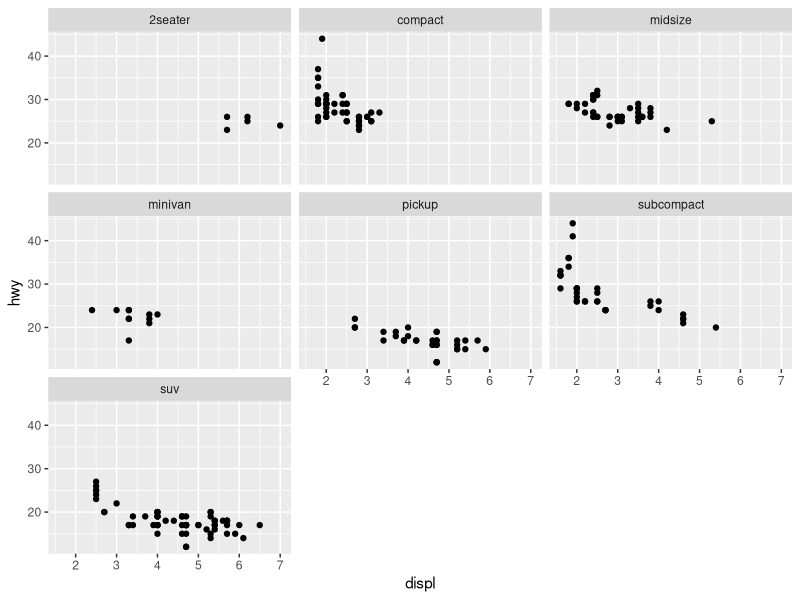
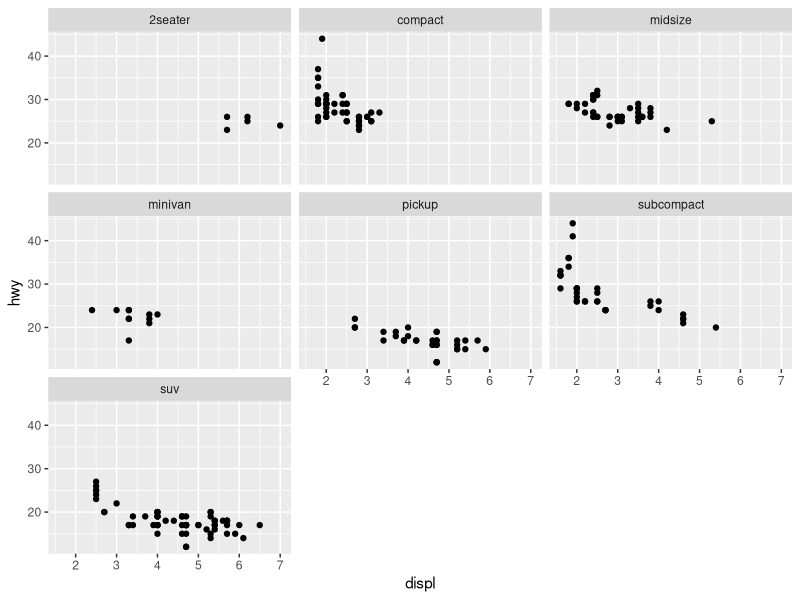
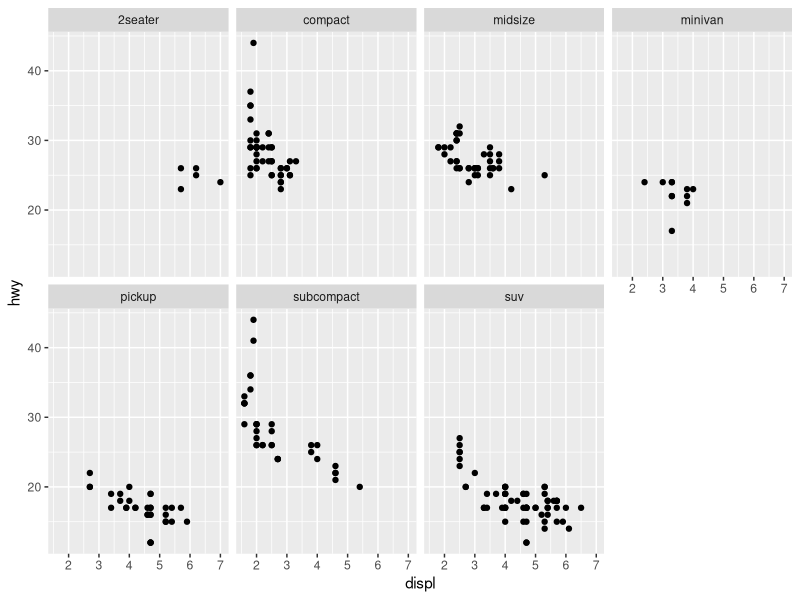
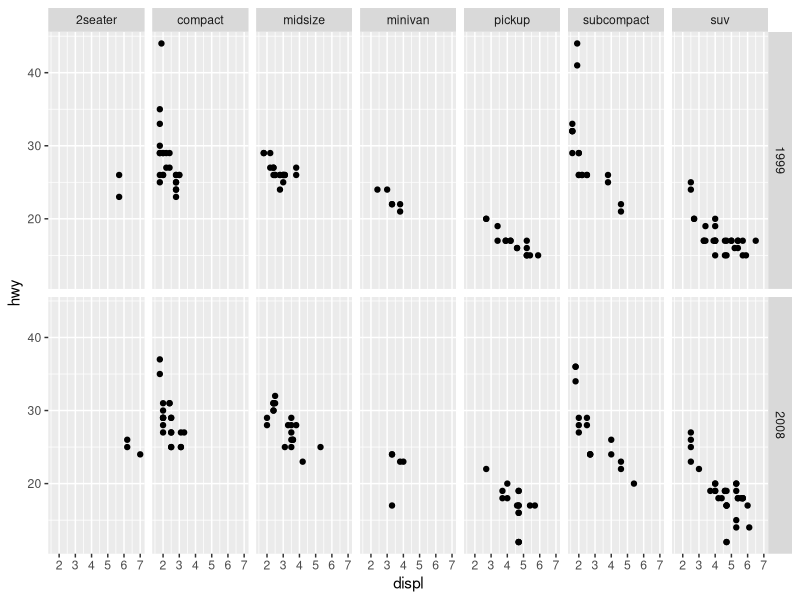
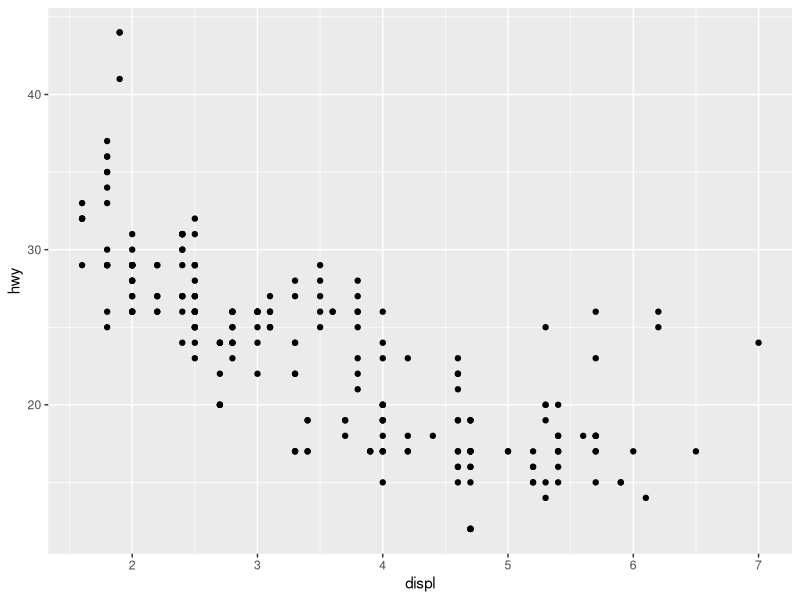

Here is the R script that generated these plots, in order:
## ---- chunk 1
library(tidyverse)
## ---- chunk 2
mpg %>% 
  ggplot(mapping = aes(x = displ, y = hwy)) + 
  geom_point() + 
  facet_wrap(~ class)
## ---- chunk 3
mpg %>% 
  ggplot(mapping = aes(x = displ, y = hwy)) + 
  geom_point() + 
  facet_wrap(vars(class))
## ---- chunk 4
mpg %>% 
  ggplot(mapping = aes(x = displ, y = hwy)) + 
  geom_point() + 
  facet_wrap(vars(class), nrow = 2)
## ---- chunk 5
mpg %>% 
  ggplot(mapping = aes(x = displ, y = hwy)) + 
  geom_point() + 
  facet_grid(rows = vars(year), cols = vars(class))
## ---- chunk 6
ggplot(data = mpg) + 
  geom_point(mapping = aes(x = displ, y = hwy))
